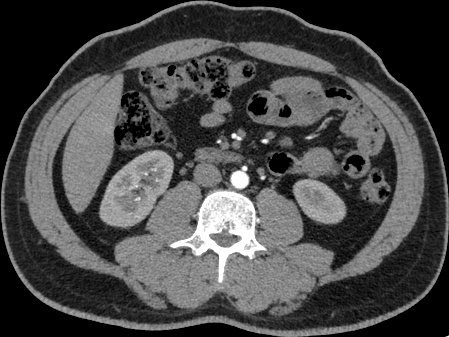
#> input picture px/processed_images/Normal/Normal- (100).jpg, 449 x 337 px, found by its file name; its folder holds 4 pictures in this run
$ jupyter execute --allow-errors ct-kidney-dataset-eda.ipynb
#> lines starting #> are read from the running program, lines starting #| are printed output that depends on the picture
# Intro

This notebook will be an attempt to perform Exploratory Data Analysis on the CT Kindey Dataset. I will try to find some meaningful information and come to interesting conclusions without stating clear questions at the start.

Let's see what we can discover!

[cell 1]
import numpy as np # linear algebra
import pandas as pd # data processing, CSV file I/O (e.g. pd.read_csv)

import matplotlib as mpl
import matplotlib.pyplot as plt
import matplotlib.image as mpimg

import os

import cv2

from PIL import Image, ImageOps
import scipy.ndimage as ndi

# Structure of the database

Firstly, we should check structure of folders and what files we have.

#> (a cell that did not finish here is left out)

#> (a cell that did not finish here is left out)

Based on what we found we can arrange tree of items.

* ct-kidney-dataset-normal-cyst-tumor-and-stone/
    * kidneyData.csv
    * CT-KIDNEY-DATASET-Normal-Cyst-Tumor-Stone/
        * 'Cyst/',
        * 'Tumor/',
        * 'Stone/',
        * 'Normal/'

[cell 4]
path_main = '/kaggle/input/ct-kidney-dataset-normal-cyst-tumor-and-stone/CT-KIDNEY-DATASET-Normal-Cyst-Tumor-Stone/CT-KIDNEY-DATASET-Normal-Cyst-Tumor-Stone/'
#> (the rest of this cell did not finish here and is left out)

As we can see we have *kidneyData.csv* and 4 folders containing photos in JPG format.

[cell 5]
def plot_imgs(item_dir, num_imgs=25):
#> called with num_imgs = 5
    all_item_dirs = os.listdir(item_dir)
    item_files = [os.path.join(item_dir, file) for file in all_item_dirs][:num_imgs]

    plt.figure(figsize=(10, 10))
    for idx, img_path in enumerate(item_files):
        plt.subplot(5, 5, idx+1)
        img = plt.imread(img_path)
#> img is the input picture: shape (337, 449); min 0, max 255, mean 71.2
        plt.title(f'{img_path}'[-10:-4])
        plt.imshow(img)

    plt.tight_layout()

[cell 6]
path_normal = '/kaggle/input/ct-kidney-dataset-normal-cyst-tumor-and-stone/CT-KIDNEY-DATASET-Normal-Cyst-Tumor-Stone/CT-KIDNEY-DATASET-Normal-Cyst-Tumor-Stone/Normal/'
path_stone = '/kaggle/input/ct-kidney-dataset-normal-cyst-tumor-and-stone/CT-KIDNEY-DATASET-Normal-Cyst-Tumor-Stone/CT-KIDNEY-DATASET-Normal-Cyst-Tumor-Stone/Stone/'
path_cyst = '/kaggle/input/ct-kidney-dataset-normal-cyst-tumor-and-stone/CT-KIDNEY-DATASET-Normal-Cyst-Tumor-Stone/CT-KIDNEY-DATASET-Normal-Cyst-Tumor-Stone/Cyst/'
path_tumor = '/kaggle/input/ct-kidney-dataset-normal-cyst-tumor-and-stone/CT-KIDNEY-DATASET-Normal-Cyst-Tumor-Stone/CT-KIDNEY-DATASET-Normal-Cyst-Tumor-Stone/Tumor/'

# Look at the images

The next stage will be to see how the images in each folder actually look.

[cell 7]
plot_imgs(path_normal, 5)
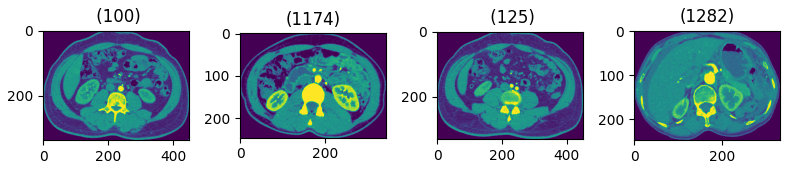
#> figure drawn by matplotlib, 4 panels

#> (a cell that did not finish here is left out)


#> (a cell that did not finish here is left out)


#> (a cell that did not finish here is left out)
